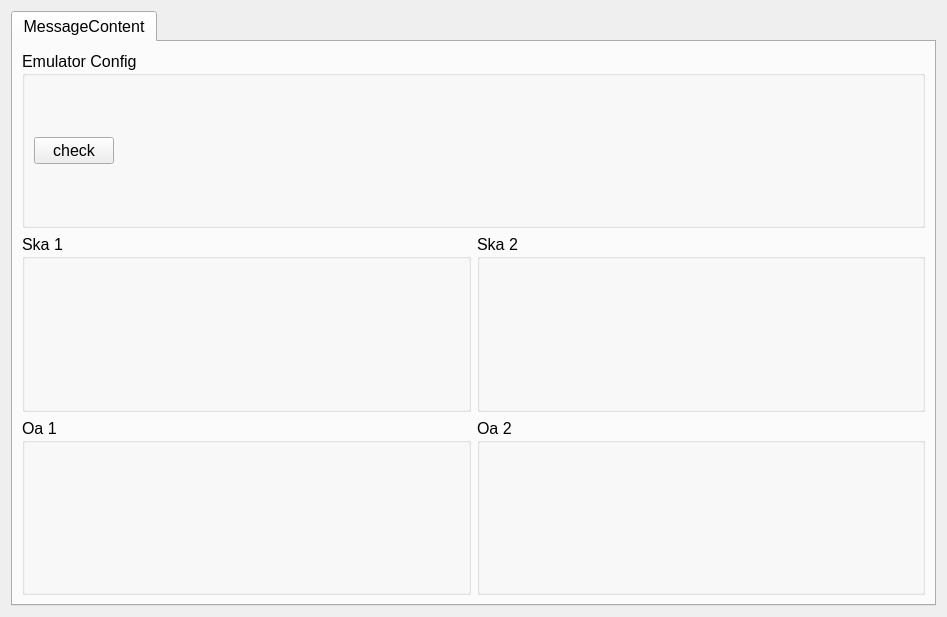
<?xml version="1.0" encoding="UTF-8"?>
<ui version="4.0">
 <class>MessageConfig</class>
 <widget class="QWidget" name="MessageConfig">
  <property name="geometry">
   <rect>
    <x>0</x>
    <y>0</y>
    <width>947</width>
    <height>617</height>
   </rect>
  </property>
  <property name="font">
   <font>
    <pointsize>12</pointsize>
   </font>
  </property>
  <property name="windowTitle">
   <string>Emulator Config Message</string>
  </property>
  <property name="windowIcon">
   <iconset resource="images.qrc">
    <normaloff>:/icons/configuration.png</normaloff>
    <normalon>:/icons/configuration.png</normalon>:/icons/configuration.png</iconset>
  </property>
  <layout class="QGridLayout" name="gridLayout_2">
   <item row="0" column="0">
    <widget class="QTabWidget" name="tabWidget">
     <property name="currentIndex">
      <number>0</number>
     </property>
     <widget class="QWidget" name="tab">
      <attribute name="title">
       <string>MessageContent</string>
      </attribute>
      <layout class="QGridLayout" name="gridLayout">
       <item row="0" column="0" colspan="2">
        <widget class="QGroupBox" name="groupBox_emu_conf">
         <property name="title">
          <string>Emulator Config</string>
         </property>
         <layout class="QGridLayout" name="gridLayout_3">
          <item row="0" column="0">
           <widget class="QPushButton" name="pushButton_check_all">
            <property name="text">
             <string>check</string>
            </property>
            <property name="icon">
             <iconset resource="images.qrc">
              <normaloff>:/icons/icons8-check-all-200.png</normaloff>:/icons/icons8-check-all-200.png</iconset>
            </property>
            <property name="iconSize">
             <size>
              <width>30</width>
              <height>30</height>
             </size>
            </property>
           </widget>
          </item>
          <item row="0" column="1">
           <spacer name="horizontalSpacer">
            <property name="orientation">
             <enum>Qt::Horizontal</enum>
            </property>
            <property name="sizeHint" stdset="0">
             <size>
              <width>789</width>
              <height>20</height>
             </size>
            </property>
           </spacer>
          </item>
          <item row="1" column="0" colspan="2">
           <layout class="QHBoxLayout" name="horizontalLayout_emu_conf"/>
          </item>
         </layout>
        </widget>
       </item>
       <item row="1" column="0">
        <widget class="QGroupBox" name="groupBox_ska1">
         <property name="title">
          <string>Ska 1 </string>
         </property>
         <layout class="QGridLayout" name="gridLayout_5">
          <item row="0" column="0">
           <layout class="QGridLayout" name="gridLayout_ska1"/>
          </item>
         </layout>
        </widget>
       </item>
       <item row="1" column="1">
        <widget class="QGroupBox" name="groupBox_ska2">
         <property name="title">
          <string>Ska 2</string>
         </property>
         <layout class="QGridLayout" name="gridLayout_6">
          <item row="0" column="0">
           <layout class="QGridLayout" name="gridLayout_ska2"/>
          </item>
         </layout>
        </widget>
       </item>
       <item row="2" column="0">
        <widget class="QGroupBox" name="groupBox_oa1">
         <property name="title">
          <string>Oa 1</string>
         </property>
         <layout class="QGridLayout" name="gridLayout_4">
          <item row="0" column="0">
           <layout class="QGridLayout" name="gridLayout_oa1"/>
          </item>
         </layout>
        </widget>
       </item>
       <item row="2" column="1">
        <widget class="QGroupBox" name="groupBox_oa2">
         <property name="title">
          <string>Oa 2</string>
         </property>
         <layout class="QGridLayout" name="gridLayout_7">
          <item row="0" column="0">
           <layout class="QGridLayout" name="gridLayout_oa2"/>
          </item>
         </layout>
        </widget>
       </item>
      </layout>
     </widget>
    </widget>
   </item>
  </layout>
 </widget>
 <resources>
  <include location="images.qrc"/>
 </resources>
 <connections/>
</ui>
